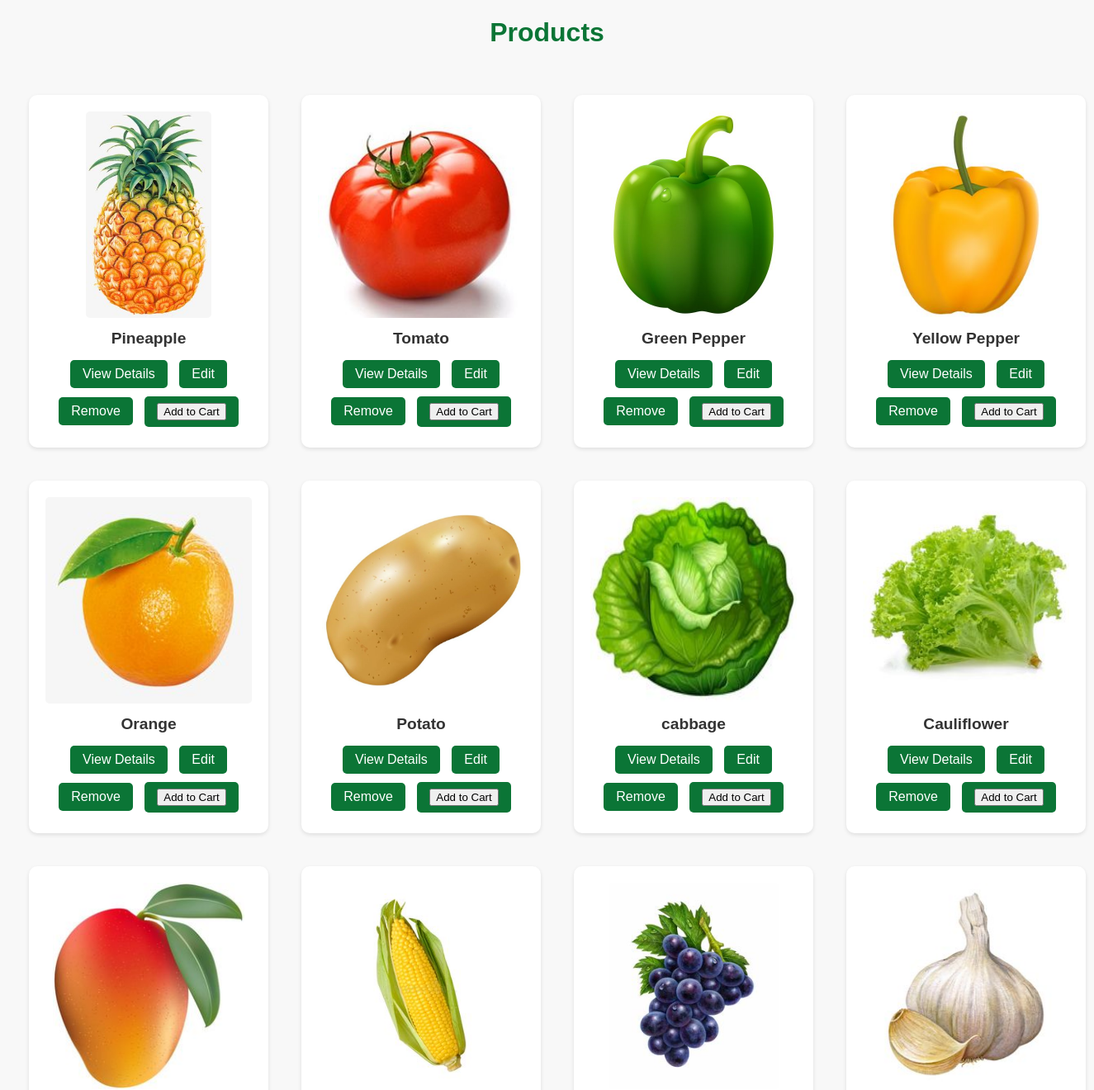
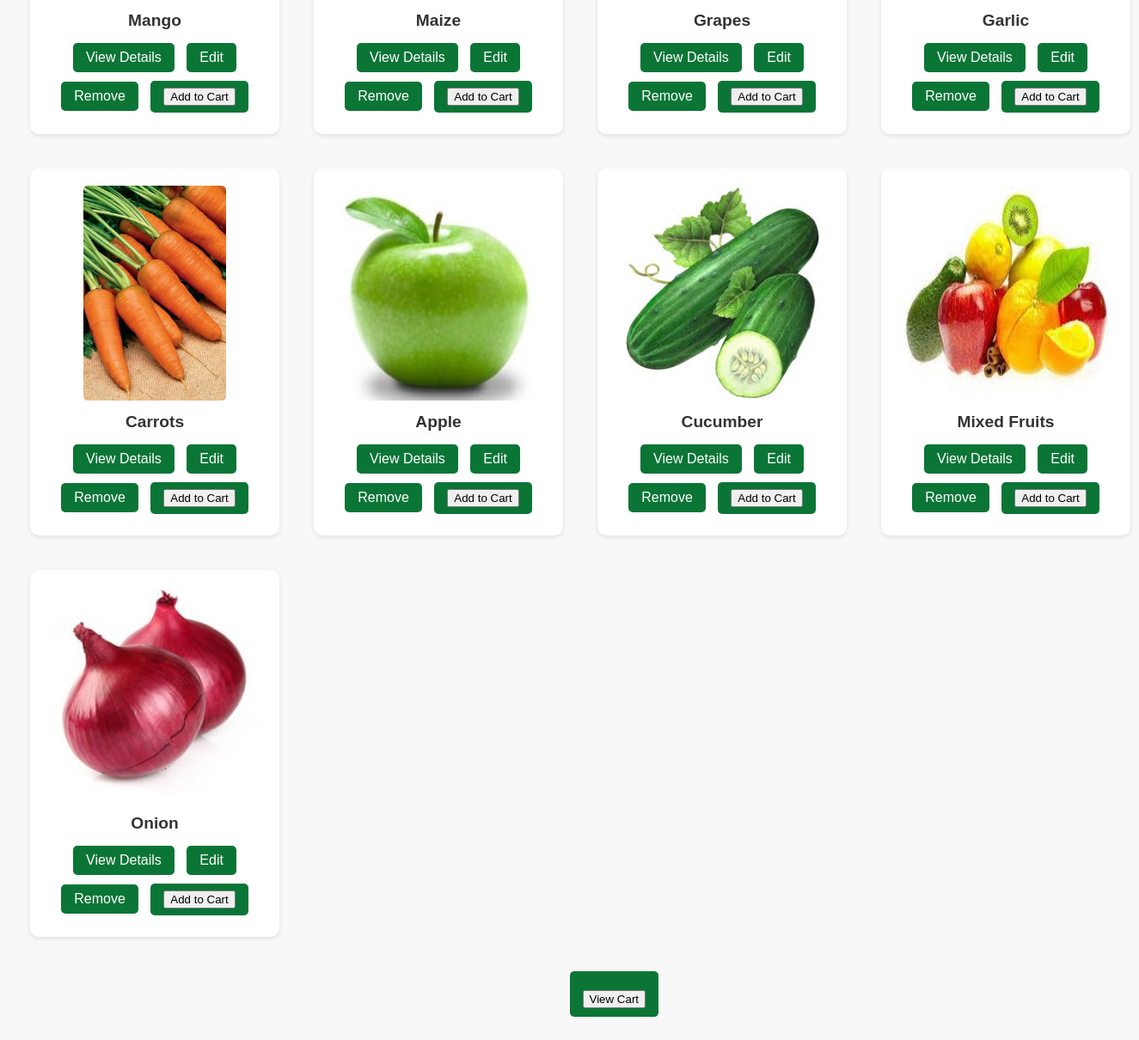
/inventory/products/list, run on the app's committed database (2 pictures, top to bottom).
### inventory/models.py (models this page shows)
class Product(models.Model):
    vendor=models.ForeignKey(Vendor, null=True, on_delete=models.CASCADE)
    name=models.CharField(max_length=32)
    price=models.DecimalField(max_digits=8,decimal_places=2)
    description=models.TextField()
    image=models.ImageField(upload_to='media')
    date_created=models.DateTimeField(auto_now_add=True)
    date_updated=models.DateTimeField(auto_now=True)
    stock=models.PositiveIntegerField()

### inventory/views.py (the view)
# urls.py: path("products/list", products_list , name="products_list"),
def products_list(request):
    products = Product.objects.all()
    return render(request, 'inventory/products_list.html', {'products':products})

### templates/inventory/products_list.html (shortened to what this page needs)
<!DOCTYPE html>
<html lang="en">
<head>
</head>
<h1 class="p"> Products</h1>
<div class="allproducts">
    {% for product in products %}
        <div class="product-container">
                <img src="{{ product.image.url }}" />
            <h1 class="product-name">{{ product.name }}</h1>
            <a  class="name" href="{% url 'product_detail' id=product.id %}">View Details</a>
             <a class="name" href="{% url 'product_update_view' id=product.id %}">Edit </a>
             <a  class="name" href="{% url 'delete_product' id=product.id %}">Remove</a>
             <a class="name" href="{% url 'add_to_cart' id=product.id %}"><button class="add_to_cart">Add to Cart</button></a>
        </div>
    {% endfor %}
</div>
<nav>
    <a href="{% url 'view_cart' %}" class="cart"><button>View Cart</button></a>
</nav>
</body>
</html>

### templates/inventory/products_list.html (style rules this page uses)
.allproducts { display: grid; grid-template-columns: repeat(4, 1fr); grid-template-rows: repeat(4, 1fr); gap: 10px; padding: 20px; justify-items: center; }
.product-container { background-color:white; border-radius: 10px; box-shadow: 0 2px 5px rgba(0, 0, 0, 0.1); margin: 15px; padding: 20px; width: 250px; text-align: center; transition: transform 0.2s ease-in-out, box-shadow 0.2s ease-in-out; }
.product-container img { max-width: 100%; height: 250px; border-radius: 5px; }
.product-name { font-size: 1.2rem; margin: 10px 0; color: #333; }
.name { display: inline-block; margin: 5px; padding: 8px 15px; text-decoration: none; color: #fff; background-color:#0b7536; border-radius: 5px; transition: background-color 0.2s ease-in-out; }
.p { text-align: center; font-size: xx-large; color: #0b7536; }
.cart { display: inline-block; margin: 5px; padding: 8px 15px; text-decoration: none; color: #120505; background-color: #0b7536; border-radius: 5px; transition: background-color 0.2s ease-in-out; font-size: xx-large; margin-left: 50%; margin-bottom: 5%; }

### data on the page
Product: image (picture), name "Pineapple"
Product: image (picture), name "Tomato"
Product: image (picture), name "Green Pepper"
Product: image (picture), name "Yellow Pepper"
Product: image (picture), name "Orange"
Product: image (picture), name "Potato"
Product: image (picture), name "cabbage"
Product: image (picture), name "Cauliflower"
Product: image (picture), name "Mango"
Product: image (picture), name "Maize"
Product: image (picture), name "Grapes"
Product: image (picture), name "Garlic"
Product: image (picture), name "Carrots"
Product: image (picture), name "Apple"
Product: image (picture), name "Cucumber"
Product: image (picture), name "Mixed Fruits"
Product: image (picture), name "Onion"
